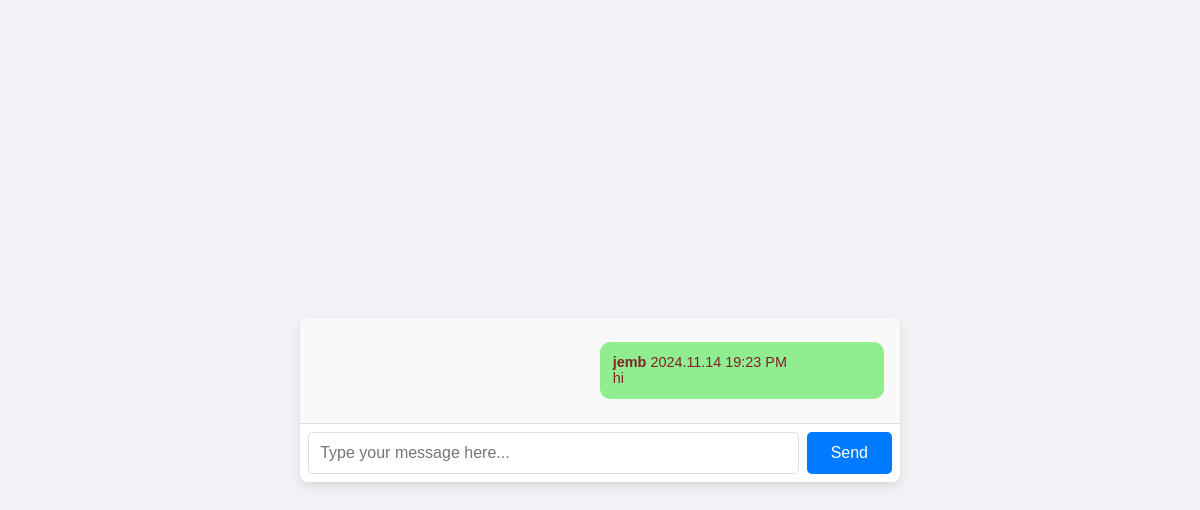
Before: /chat/room/1 with the older database file.
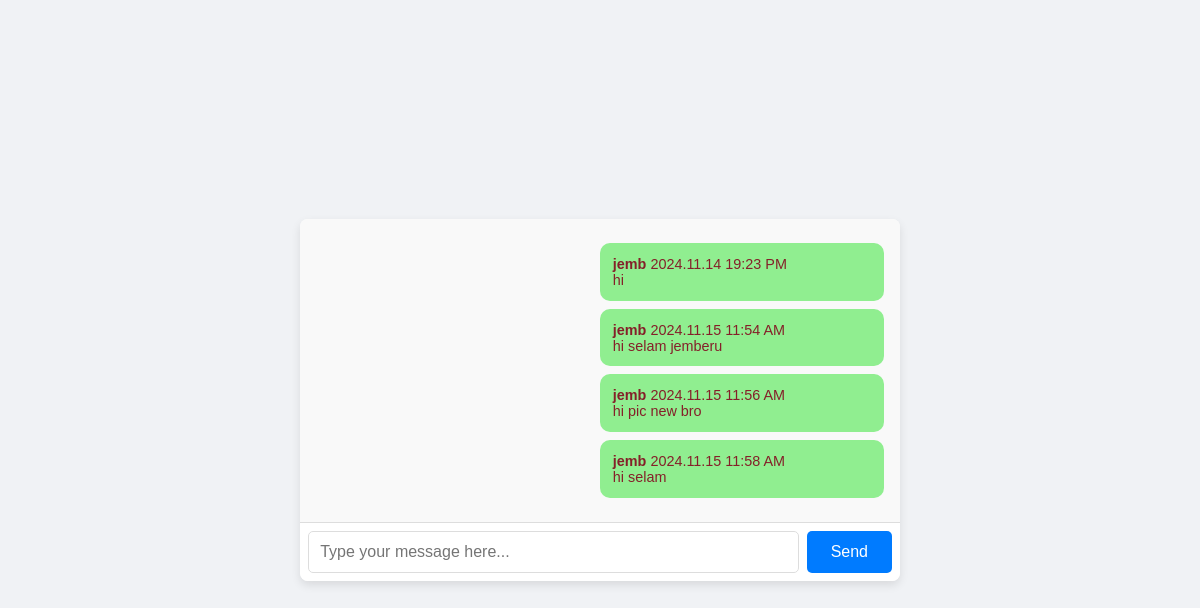
After: the same page with the newer database file.
### chat/models.py (models this page shows, shortened)
class Message(models.Model):
    room = models.ForeignKey(Room, related_name="chat_messages", on_delete=models.PROTECT)
    user = models.ForeignKey(AUTH_USER_MODEL, on_delete=models.PROTECT,related_name='chat_message')
    content = models.TextField()
    sent_on = models.DateTimeField(auto_now_add=True)

### accounts/models.py (models this page shows, shortened)
class User(AbstractBaseUser, PermissionsMixin):
   public_id = models.UUIDField(db_index=True, unique=True, default=uuid.uuid4, editable=False)
   username = models.CharField(db_index=True,max_length=255, unique=True)
   first_name = models.CharField(max_length=255)
   last_name = models.CharField(max_length=255)
   email=models.EmailField(db_index=True,unique=True,)
   is_active=models.BooleanField(default=True)
   is_staff=models.BooleanField(default=False)
   created=models.DateTimeField(auto_now_add=True)
   updated=models.DateTimeField(auto_now=True)
   USERNAME_FIELD = 'email'
   REQUIRED_FIELDS = ['username']
   objects=UserManager()

### chat/views.py (the view)
# urls.py: path('room/<int:id>', views.chat_room, name='chat_room'),
def chat_room(request,id=None):
   try:
      room = Room.objects.get(id=id)
   except Room.DoesNotExist:
     return HttpResponseForbidden()
   latest_messages=room.chat_messages.select_related('user').order_by('-id')[:5]
   latest_messages=reversed(latest_messages)
   return render(request, 'chat/room.html', {'room': room,'latest_messages': latest_messages})

### chat/templates/chat/room.html (shortened to what this page needs)
<!DOCTYPE html>
<html lang="en">
  <head>
  </head>
  <body>
    <div class="chat-container">
      <div id="chat">
        {% for message in latest_messages %}
        <div
          class="message {% if message.user == request.user %}sent{% else %} received{% endif %}"
        >
          <strong>{{ message.user.username }}</strong>
          <span class="date"> {{ message.sent_on|date:"Y.m.d H:i A" }} </span>
          <br />
          {{ message.content }}
        </div>
        {% endfor %}
      </div>
      <div id="chat-input">
        <input
          id="chat-message-input"
          type="text"
          placeholder="Type your message here..."
        />
        <input id="chat-message-submit" type="submit" value="Send" />
      </div>
    </div>
  </body>
</html>

Changed rows visible on the page:
added Message: user.username "jemb", sent_on "2024.11.15 11:54 AM", content "hi selam jemberu"
added Message: user.username "jemb", sent_on "2024.11.15 11:56 AM", content "hi pic new bro"
added Message: user.username "jemb", sent_on "2024.11.15 11:58 AM", content "hi selam"
